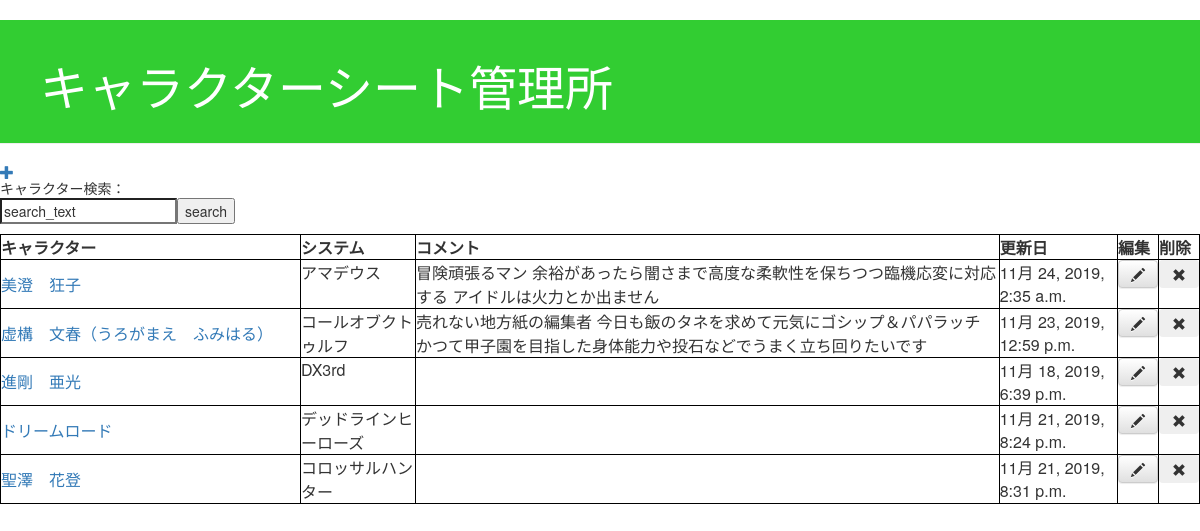
/post/list, run on the app's committed database.
### submitbox/models.py (models this page shows, shortened)
class CharacterSheet(models.Model):
    user_name = models.ForeignKey('AppUser',on_delete=models.CASCADE,null=True,blank=True)
    character_name = models.CharField(max_length=50)
    system_name = models.CharField(max_length=30)
    user_comment = models.TextField(blank=True)
    page_url = models.URLField(blank=True)
    published_date = models.DateTimeField(blank=True, null=True)

### submitbox/views.py (the view)
# urls.py: path('post/list', views.post_list, name='post_list'),
def post_list(request):
    if request.method =="POST":
        posts = CharacterSheet.objects.filter(character_name__contains= request.POST.get('search_text')).order_by('pk')
    else:
        posts = CharacterSheet.objects.filter(published_date__lte=timezone.now()).order_by('pk')
    return render(request, 'submitbox/post_list.html', {'posts': posts})

### submitbox/templates/submitbox/post_list.html
﻿{% extends 'submitbox/base.html' %}
{% block content %}
<div class="post">
<a href="{% url 'post_new' %}" class="top-menu"><span class="glyphicon glyphicon-plus"></span></a>
<table border="1" width="1200" cellspacing="0" cellpadding="5" bordercolor="#000000">
<thead>
<form  method="POST" action="{% url 'post_list' %}">{% csrf_token %}
<p>キャラクター検索：<br>
	<input type="search" name ="search_text" value="search_text"><input type="submit" value="search" name="search"></p>
</form>
<tr>
<div class ="list-header">
<th >キャラクター</th>
<th >システム</th>
<th >コメント</th>
<th >更新日</th>
<th >編集</th>
<th >削除</th>
</div>
</tr>
</thead>
<tbody>
{% for post in posts %}
<tr>
<td align="left" nowrap  width="300"><a href="{{ post.page_url }}">{{ post.character_name }}</td>
<td valign="top" >{{ post.system_name }}</td>
<td valign="top" >{{ post.user_comment}}</a></td>
<td valign="top" >{{ post.published_date }}</td>
<td valign="top" ><a class="btn btn-default" href="{% url 'post_edit' pk=post.pk %}"><span class="glyphicon glyphicon-pencil"></span></a></td>
<td valign="top" ><form  method="POST" action="{% url 'post_delete'  pk=post.pk %}">{% csrf_token %}
<button class="btn" type="submit" onclick='return confirm("本当に削除しますか？");'><span class="glyphicon glyphicon-remove"></span>
</button></form></td>
</tr>
{% endfor %}
</tbody>
</table>
</div>
{% endblock %}

### submitbox/templates/submitbox/base.html (shortened to what this page needs)
﻿{% load static %}
<html>
<head>
<link rel="stylesheet" href="//maxcdn.bootstrapcdn.com/bootstrap/3.2.0/css/bootstrap.min.css">
<link rel="stylesheet" href="//maxcdn.bootstrapcdn.com/bootstrap/3.2.0/css/bootstrap-theme.min.css">
<link rel="stylesheet" href="{% static 'css/submitbox.css' %}">
</head>
<body>
<div class="page-header">
    <h1><a href="/"> キャラクターシート管理所</a></h1>
</div>
{% block content %}
{% endblock %}
</body>
</html>

### submitbox/static/css/submitbox.css (style rules this page uses)
.page-header { background-color: #32CD32; margin-top: 0; padding: 20px 20px 20px 40px; }
.page-header h1, .page-header h1 a, .page-header h1 a:visited, .page-header h1 a:active { color: #ffffff; font-size: 36pt; text-decoration: none; }

### data on the page
CharacterSheet: character_name "美澄 狂子", system_name "アマデウス", user_comment "冒険頑張るマン 余裕があったら闇さまで高度な柔軟性を保ちつつ臨機応変に対応する アイドルは火力とか出ません", published_date "11月 24, 2019, 2:35 a.m."
CharacterSheet: character_name "虚構 文春（うろがまえ ふみはる）", system_name "コールオブクトゥルフ", user_comment "売れない地方紙の編集者 今日も飯のタネを求めて元気にゴシップ＆パパラッチ かつて甲子園を目指した身体能力や投石などでうまく立ち回りたいです", published_date "11月 23, 2019, 12:59 p.m."
CharacterSheet: character_name "進剛 亜光", system_name "DX3rd", published_date "11月 18, 2019, 6:39 p.m."
CharacterSheet: character_name "ドリームロード", system_name "デッドラインヒーローズ", published_date "11月 21, 2019, 8:24 p.m."
CharacterSheet: character_name "聖澤 花登", system_name "コロッサルハンター", published_date "11月 21, 2019, 8:31 p.m."
